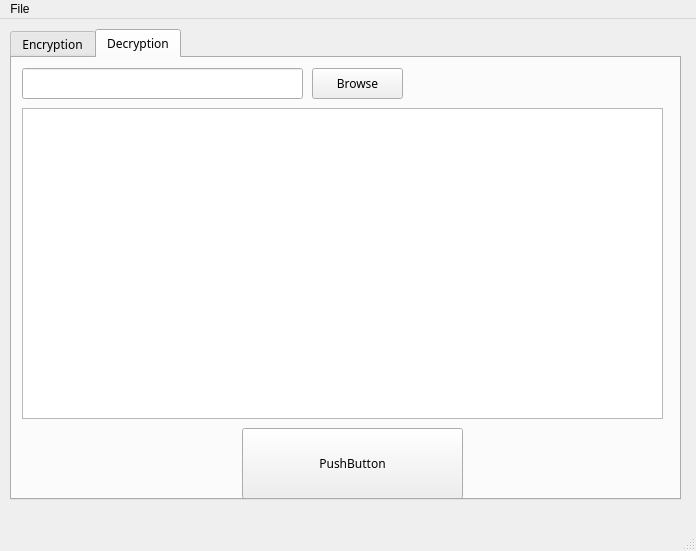
<?xml version="1.0" encoding="UTF-8"?>
<ui version="4.0">
 <class>FinalYearProject</class>
 <widget class="QMainWindow" name="FinalYearProject">
  <property name="geometry">
   <rect>
    <x>0</x>
    <y>0</y>
    <width>696</width>
    <height>551</height>
   </rect>
  </property>
  <property name="cursor">
   <cursorShape>ArrowCursor</cursorShape>
  </property>
  <property name="windowTitle">
   <string>MainWindow</string>
  </property>
  <property name="documentMode">
   <bool>false</bool>
  </property>
  <widget class="QWidget" name="centralwidget">
   <widget class="QTabWidget" name="tabE">
    <property name="geometry">
     <rect>
      <x>10</x>
      <y>10</y>
      <width>671</width>
      <height>471</height>
     </rect>
    </property>
    <property name="font">
     <font>
      <family>Neue Haas Grotesk Text Pro Medi</family>
     </font>
    </property>
    <property name="cursor">
     <cursorShape>UpArrowCursor</cursorShape>
    </property>
    <property name="autoFillBackground">
     <bool>false</bool>
    </property>
    <property name="styleSheet">
     <string notr="true"/>
    </property>
    <property name="currentIndex">
     <number>1</number>
    </property>
    <property name="usesScrollButtons">
     <bool>true</bool>
    </property>
    <property name="documentMode">
     <bool>false</bool>
    </property>
    <property name="tabsClosable">
     <bool>false</bool>
    </property>
    <property name="movable">
     <bool>false</bool>
    </property>
    <widget class="QWidget" name="Encryption">
     <attribute name="title">
      <string>Encryption</string>
     </attribute>
     <widget class="QPushButton" name="buttonEncrpyt">
      <property name="geometry">
       <rect>
        <x>230</x>
        <y>370</y>
        <width>221</width>
        <height>71</height>
       </rect>
      </property>
      <property name="text">
       <string>Begin Encrypt</string>
      </property>
     </widget>
     <widget class="QPlainTextEdit" name="textEncrypt">
      <property name="geometry">
       <rect>
        <x>10</x>
        <y>10</y>
        <width>641</width>
        <height>351</height>
       </rect>
      </property>
      <property name="font">
       <font>
        <family>Neue Haas Grotesk Text Pro Medi</family>
        <pointsize>10</pointsize>
       </font>
      </property>
     </widget>
    </widget>
    <widget class="QWidget" name="Decryption">
     <attribute name="title">
      <string>Decryption</string>
     </attribute>
     <widget class="QLineEdit" name="fileName">
      <property name="geometry">
       <rect>
        <x>10</x>
        <y>10</y>
        <width>281</width>
        <height>31</height>
       </rect>
      </property>
     </widget>
     <widget class="QPushButton" name="browseBtn">
      <property name="geometry">
       <rect>
        <x>300</x>
        <y>10</y>
        <width>91</width>
        <height>31</height>
       </rect>
      </property>
      <property name="text">
       <string>Browse</string>
      </property>
     </widget>
     <widget class="QPushButton" name="buttonDecrypt">
      <property name="geometry">
       <rect>
        <x>230</x>
        <y>370</y>
        <width>221</width>
        <height>71</height>
       </rect>
      </property>
      <property name="text">
       <string>PushButton</string>
      </property>
     </widget>
     <widget class="QPlainTextEdit" name="textDecrypt">
      <property name="geometry">
       <rect>
        <x>10</x>
        <y>50</y>
        <width>641</width>
        <height>311</height>
       </rect>
      </property>
      <property name="font">
       <font>
        <pointsize>10</pointsize>
       </font>
      </property>
     </widget>
    </widget>
   </widget>
  </widget>
  <widget class="QMenuBar" name="menubar">
   <property name="geometry">
    <rect>
     <x>0</x>
     <y>0</y>
     <width>696</width>
     <height>26</height>
    </rect>
   </property>
   <widget class="QMenu" name="menuFile">
    <property name="title">
     <string>File</string>
    </property>
   </widget>
   <addaction name="menuFile"/>
  </widget>
  <widget class="QStatusBar" name="statusbar"/>
 </widget>
 <resources/>
 <connections/>
</ui>
